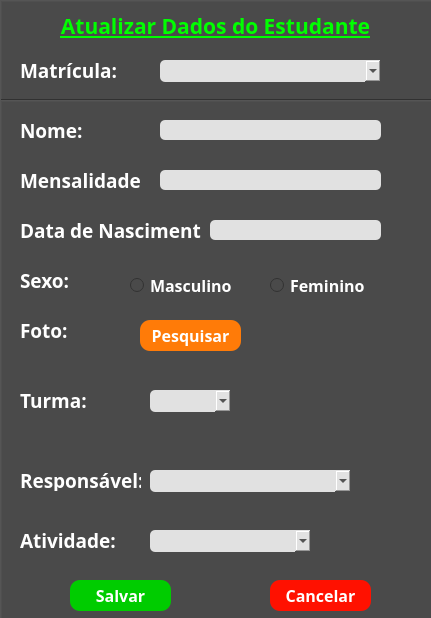
<?xml version="1.0" encoding="UTF-8"?>
<ui version="4.0">
 <class>telaAtualizarEstudante</class>
 <widget class="QMainWindow" name="telaAtualizarEstudante">
  <property name="geometry">
   <rect>
    <x>0</x>
    <y>0</y>
    <width>431</width>
    <height>618</height>
   </rect>
  </property>
  <property name="maximumSize">
   <size>
    <width>431</width>
    <height>618</height>
   </size>
  </property>
  <property name="windowTitle">
   <string>Atualizar Estudante</string>
  </property>
  <property name="windowIcon">
   <iconset>
    <normalon>imagens/student.png</normalon>
   </iconset>
  </property>
  <property name="styleSheet">
   <string notr="true">background-color: rgb(74, 74, 74);</string>
  </property>
  <widget class="QWidget" name="centralwidget">
   <widget class="QFrame" name="frame">
    <property name="geometry">
     <rect>
      <x>0</x>
      <y>0</y>
      <width>471</width>
      <height>101</height>
     </rect>
    </property>
    <property name="frameShape">
     <enum>QFrame::WinPanel</enum>
    </property>
    <property name="frameShadow">
     <enum>QFrame::Raised</enum>
    </property>
    <widget class="QLabel" name="lblTitulo">
     <property name="geometry">
      <rect>
       <x>40</x>
       <y>10</y>
       <width>351</width>
       <height>31</height>
      </rect>
     </property>
     <property name="font">
      <font>
       <family>Corbel</family>
       <pointsize>16</pointsize>
       <weight>75</weight>
       <bold>true</bold>
       <underline>true</underline>
      </font>
     </property>
     <property name="styleSheet">
      <string notr="true">color: rgb(0, 255, 0);</string>
     </property>
     <property name="text">
      <string>Atualizar Dados do Estudante</string>
     </property>
     <property name="alignment">
      <set>Qt::AlignCenter</set>
     </property>
    </widget>
    <widget class="QLabel" name="lblMatricula">
     <property name="geometry">
      <rect>
       <x>20</x>
       <y>60</y>
       <width>121</width>
       <height>21</height>
      </rect>
     </property>
     <property name="font">
      <font>
       <family>Corbel</family>
       <pointsize>14</pointsize>
       <weight>75</weight>
       <bold>true</bold>
      </font>
     </property>
     <property name="styleSheet">
      <string notr="true">color: rgb(255, 255, 255);</string>
     </property>
     <property name="text">
      <string>Matrícula:</string>
     </property>
    </widget>
    <widget class="QComboBox" name="cmbEstudantes">
     <property name="geometry">
      <rect>
       <x>160</x>
       <y>60</y>
       <width>221</width>
       <height>22</height>
      </rect>
     </property>
     <property name="font">
      <font>
       <family>Corbel</family>
       <pointsize>10</pointsize>
       <weight>75</weight>
       <bold>true</bold>
      </font>
     </property>
     <property name="styleSheet">
      <string notr="true">background-color: rgb(225, 225, 225); selection-background-color: rgb(225, 225, 225); selection-color: rgb(0, 0, 0);  border-radius: 5px;</string>
     </property>
     <property name="frame">
      <bool>false</bool>
     </property>
     <item>
      <property name="text">
       <string/>
      </property>
     </item>
    </widget>
   </widget>
   <widget class="QFrame" name="frame_2">
    <property name="geometry">
     <rect>
      <x>0</x>
      <y>100</y>
      <width>471</width>
      <height>541</height>
     </rect>
    </property>
    <property name="frameShape">
     <enum>QFrame::WinPanel</enum>
    </property>
    <property name="frameShadow">
     <enum>QFrame::Raised</enum>
    </property>
    <widget class="QLineEdit" name="lineNome">
     <property name="enabled">
      <bool>true</bool>
     </property>
     <property name="geometry">
      <rect>
       <x>160</x>
       <y>20</y>
       <width>221</width>
       <height>20</height>
      </rect>
     </property>
     <property name="font">
      <font>
       <family>Corbel</family>
       <pointsize>12</pointsize>
      </font>
     </property>
     <property name="styleSheet">
      <string notr="true">background-color: rgb(225, 225, 225); border-radius:5px;</string>
     </property>
    </widget>
    <widget class="QLabel" name="lblNome">
     <property name="geometry">
      <rect>
       <x>20</x>
       <y>20</y>
       <width>121</width>
       <height>21</height>
      </rect>
     </property>
     <property name="font">
      <font>
       <family>Corbel</family>
       <pointsize>14</pointsize>
       <weight>75</weight>
       <bold>true</bold>
      </font>
     </property>
     <property name="styleSheet">
      <string notr="true">color: rgb(255, 255, 255);</string>
     </property>
     <property name="text">
      <string>Nome:</string>
     </property>
    </widget>
    <widget class="QLineEdit" name="lineDataNascimento">
     <property name="enabled">
      <bool>true</bool>
     </property>
     <property name="geometry">
      <rect>
       <x>210</x>
       <y>120</y>
       <width>171</width>
       <height>20</height>
      </rect>
     </property>
     <property name="font">
      <font>
       <family>Corbel</family>
       <pointsize>12</pointsize>
      </font>
     </property>
     <property name="styleSheet">
      <string notr="true">background-color: rgb(225, 225, 225); border-radius:5px;</string>
     </property>
    </widget>
    <widget class="QLabel" name="lblMensalidade">
     <property name="geometry">
      <rect>
       <x>20</x>
       <y>70</y>
       <width>121</width>
       <height>21</height>
      </rect>
     </property>
     <property name="font">
      <font>
       <family>Corbel</family>
       <pointsize>14</pointsize>
       <weight>75</weight>
       <bold>true</bold>
      </font>
     </property>
     <property name="styleSheet">
      <string notr="true">color: rgb(255, 255, 255);</string>
     </property>
     <property name="text">
      <string>Mensalidade:</string>
     </property>
    </widget>
    <widget class="QRadioButton" name="rbttMasculino">
     <property name="enabled">
      <bool>true</bool>
     </property>
     <property name="geometry">
      <rect>
       <x>130</x>
       <y>170</y>
       <width>131</width>
       <height>31</height>
      </rect>
     </property>
     <property name="font">
      <font>
       <family>Corbel</family>
       <pointsize>12</pointsize>
       <weight>75</weight>
       <bold>true</bold>
      </font>
     </property>
     <property name="styleSheet">
      <string notr="true">color: rgb(255, 255, 255);</string>
     </property>
     <property name="text">
      <string>Masculino</string>
     </property>
     <property name="icon">
      <iconset>
       <normalon>imagens/male.png</normalon>
       <disabledon>imagens/male.png</disabledon>
       <selectedon>imagens/male.png</selectedon>
      </iconset>
     </property>
     <property name="iconSize">
      <size>
       <width>32</width>
       <height>32</height>
      </size>
     </property>
    </widget>
    <widget class="QLabel" name="lblSexo">
     <property name="geometry">
      <rect>
       <x>20</x>
       <y>170</y>
       <width>71</width>
       <height>21</height>
      </rect>
     </property>
     <property name="font">
      <font>
       <family>Corbel</family>
       <pointsize>14</pointsize>
       <weight>75</weight>
       <bold>true</bold>
      </font>
     </property>
     <property name="styleSheet">
      <string notr="true">color: rgb(255, 255, 255);</string>
     </property>
     <property name="text">
      <string>Sexo:</string>
     </property>
    </widget>
    <widget class="QLabel" name="lblDataNascimento">
     <property name="geometry">
      <rect>
       <x>20</x>
       <y>120</y>
       <width>181</width>
       <height>21</height>
      </rect>
     </property>
     <property name="font">
      <font>
       <family>Corbel</family>
       <pointsize>14</pointsize>
       <weight>75</weight>
       <bold>true</bold>
      </font>
     </property>
     <property name="styleSheet">
      <string notr="true">color: rgb(255, 255, 255);</string>
     </property>
     <property name="text">
      <string>Data de Nascimento:</string>
     </property>
    </widget>
    <widget class="QLineEdit" name="lineMensalidade">
     <property name="enabled">
      <bool>true</bool>
     </property>
     <property name="geometry">
      <rect>
       <x>160</x>
       <y>70</y>
       <width>221</width>
       <height>20</height>
      </rect>
     </property>
     <property name="font">
      <font>
       <family>Corbel</family>
       <pointsize>12</pointsize>
      </font>
     </property>
     <property name="styleSheet">
      <string notr="true">background-color: rgb(225, 225, 225); border-radius:5px;</string>
     </property>
    </widget>
    <widget class="QRadioButton" name="rbttFeminino">
     <property name="enabled">
      <bool>true</bool>
     </property>
     <property name="geometry">
      <rect>
       <x>270</x>
       <y>170</y>
       <width>131</width>
       <height>31</height>
      </rect>
     </property>
     <property name="font">
      <font>
       <family>Corbel</family>
       <pointsize>12</pointsize>
       <weight>75</weight>
       <bold>true</bold>
      </font>
     </property>
     <property name="styleSheet">
      <string notr="true">color: rgb(255, 255, 255);</string>
     </property>
     <property name="text">
      <string>Feminino</string>
     </property>
     <property name="icon">
      <iconset>
       <normalon>imagens/female.png</normalon>
       <disabledon>imagens/female.png</disabledon>
       <selectedon>imagens/female.png</selectedon>
      </iconset>
     </property>
     <property name="iconSize">
      <size>
       <width>32</width>
       <height>32</height>
      </size>
     </property>
    </widget>
    <widget class="QComboBox" name="cmbResponsaveis">
     <property name="geometry">
      <rect>
       <x>150</x>
       <y>370</y>
       <width>201</width>
       <height>22</height>
      </rect>
     </property>
     <property name="font">
      <font>
       <family>Corbel</family>
       <pointsize>10</pointsize>
       <weight>75</weight>
       <bold>true</bold>
      </font>
     </property>
     <property name="styleSheet">
      <string notr="true">background-color: rgb(225, 225, 225); selection-background-color: rgb(225, 225, 225); selection-color: rgb(0, 0, 0);  border-radius: 5px;</string>
     </property>
     <property name="frame">
      <bool>false</bool>
     </property>
     <item>
      <property name="text">
       <string/>
      </property>
     </item>
    </widget>
    <widget class="QComboBox" name="cmbAtividades">
     <property name="geometry">
      <rect>
       <x>150</x>
       <y>430</y>
       <width>161</width>
       <height>22</height>
      </rect>
     </property>
     <property name="font">
      <font>
       <family>Corbel</family>
       <pointsize>10</pointsize>
       <weight>75</weight>
       <bold>true</bold>
      </font>
     </property>
     <property name="styleSheet">
      <string notr="true">background-color: rgb(225, 225, 225); selection-background-color: rgb(225, 225, 225); selection-color: rgb(0, 0, 0);  border-radius: 5px;</string>
     </property>
     <property name="frame">
      <bool>false</bool>
     </property>
     <item>
      <property name="text">
       <string/>
      </property>
     </item>
    </widget>
    <widget class="QPushButton" name="bttPesquisar">
     <property name="geometry">
      <rect>
       <x>140</x>
       <y>220</y>
       <width>101</width>
       <height>31</height>
      </rect>
     </property>
     <property name="font">
      <font>
       <family>Corbel</family>
       <pointsize>12</pointsize>
       <weight>75</weight>
       <bold>true</bold>
      </font>
     </property>
     <property name="styleSheet">
      <string notr="true">color: rgb(255, 255, 255); background-color: rgb(255, 123, 8); border-radius:10px;
</string>
     </property>
     <property name="text">
      <string>Pesquisar</string>
     </property>
     <property name="icon">
      <iconset>
       <normalon>imagens/photo.png</normalon>
      </iconset>
     </property>
     <property name="iconSize">
      <size>
       <width>24</width>
       <height>24</height>
      </size>
     </property>
    </widget>
    <widget class="QComboBox" name="cmbTurmas">
     <property name="geometry">
      <rect>
       <x>150</x>
       <y>290</y>
       <width>81</width>
       <height>22</height>
      </rect>
     </property>
     <property name="font">
      <font>
       <family>Corbel</family>
       <pointsize>10</pointsize>
       <weight>75</weight>
       <bold>true</bold>
      </font>
     </property>
     <property name="styleSheet">
      <string notr="true">background-color: rgb(225, 225, 225); selection-background-color: rgb(225, 225, 225); selection-color: rgb(0, 0, 0);  border-radius: 5px;</string>
     </property>
     <property name="frame">
      <bool>false</bool>
     </property>
     <item>
      <property name="text">
       <string/>
      </property>
     </item>
    </widget>
    <widget class="QLabel" name="lblResponsavel">
     <property name="geometry">
      <rect>
       <x>20</x>
       <y>370</y>
       <width>121</width>
       <height>21</height>
      </rect>
     </property>
     <property name="font">
      <font>
       <family>Corbel</family>
       <pointsize>14</pointsize>
       <weight>75</weight>
       <bold>true</bold>
      </font>
     </property>
     <property name="styleSheet">
      <string notr="true">color: rgb(255, 255, 255);</string>
     </property>
     <property name="text">
      <string>Responsável:</string>
     </property>
    </widget>
    <widget class="QLabel" name="lblFoto">
     <property name="geometry">
      <rect>
       <x>20</x>
       <y>220</y>
       <width>61</width>
       <height>21</height>
      </rect>
     </property>
     <property name="font">
      <font>
       <family>Corbel</family>
       <pointsize>14</pointsize>
       <weight>75</weight>
       <bold>true</bold>
      </font>
     </property>
     <property name="styleSheet">
      <string notr="true">color: rgb(255, 255, 255);</string>
     </property>
     <property name="text">
      <string>Foto:</string>
     </property>
    </widget>
    <widget class="QLabel" name="lblFotoImg">
     <property name="geometry">
      <rect>
       <x>260</x>
       <y>210</y>
       <width>161</width>
       <height>141</height>
      </rect>
     </property>
     <property name="text">
      <string/>
     </property>
     <property name="scaledContents">
      <bool>true</bool>
     </property>
     <property name="alignment">
      <set>Qt::AlignCenter</set>
     </property>
    </widget>
    <widget class="QPushButton" name="bttCancelar">
     <property name="geometry">
      <rect>
       <x>270</x>
       <y>480</y>
       <width>101</width>
       <height>31</height>
      </rect>
     </property>
     <property name="font">
      <font>
       <family>Corbel</family>
       <pointsize>12</pointsize>
       <weight>75</weight>
       <bold>true</bold>
      </font>
     </property>
     <property name="styleSheet">
      <string notr="true">color: rgb(255, 255, 255); background-color: rgb(255, 17, 0); border-radius:10px;</string>
     </property>
     <property name="text">
      <string>Cancelar</string>
     </property>
     <property name="icon">
      <iconset>
       <normalon>imagens/cancel.png</normalon>
      </iconset>
     </property>
     <property name="iconSize">
      <size>
       <width>24</width>
       <height>24</height>
      </size>
     </property>
    </widget>
    <widget class="QPushButton" name="bttSalvar">
     <property name="geometry">
      <rect>
       <x>70</x>
       <y>480</y>
       <width>101</width>
       <height>31</height>
      </rect>
     </property>
     <property name="font">
      <font>
       <family>Corbel</family>
       <pointsize>12</pointsize>
       <weight>75</weight>
       <bold>true</bold>
      </font>
     </property>
     <property name="styleSheet">
      <string notr="true">color: rgb(255, 255, 255); background-color: rgb(0, 204, 0); border-radius:10px;</string>
     </property>
     <property name="text">
      <string>Salvar</string>
     </property>
     <property name="icon">
      <iconset>
       <normalon>imagens/save.png</normalon>
      </iconset>
     </property>
     <property name="iconSize">
      <size>
       <width>24</width>
       <height>24</height>
      </size>
     </property>
    </widget>
    <widget class="QLabel" name="lbTurma">
     <property name="geometry">
      <rect>
       <x>20</x>
       <y>290</y>
       <width>71</width>
       <height>21</height>
      </rect>
     </property>
     <property name="font">
      <font>
       <family>Corbel</family>
       <pointsize>14</pointsize>
       <weight>75</weight>
       <bold>true</bold>
      </font>
     </property>
     <property name="styleSheet">
      <string notr="true">color: rgb(255, 255, 255);</string>
     </property>
     <property name="text">
      <string>Turma:</string>
     </property>
    </widget>
    <widget class="QLabel" name="lblAtividade">
     <property name="geometry">
      <rect>
       <x>20</x>
       <y>430</y>
       <width>101</width>
       <height>21</height>
      </rect>
     </property>
     <property name="font">
      <font>
       <family>Corbel</family>
       <pointsize>14</pointsize>
       <weight>75</weight>
       <bold>true</bold>
      </font>
     </property>
     <property name="styleSheet">
      <string notr="true">color: rgb(255, 255, 255);</string>
     </property>
     <property name="text">
      <string>Atividade:</string>
     </property>
    </widget>
   </widget>
  </widget>
 </widget>
 <resources/>
 <connections/>
</ui>
